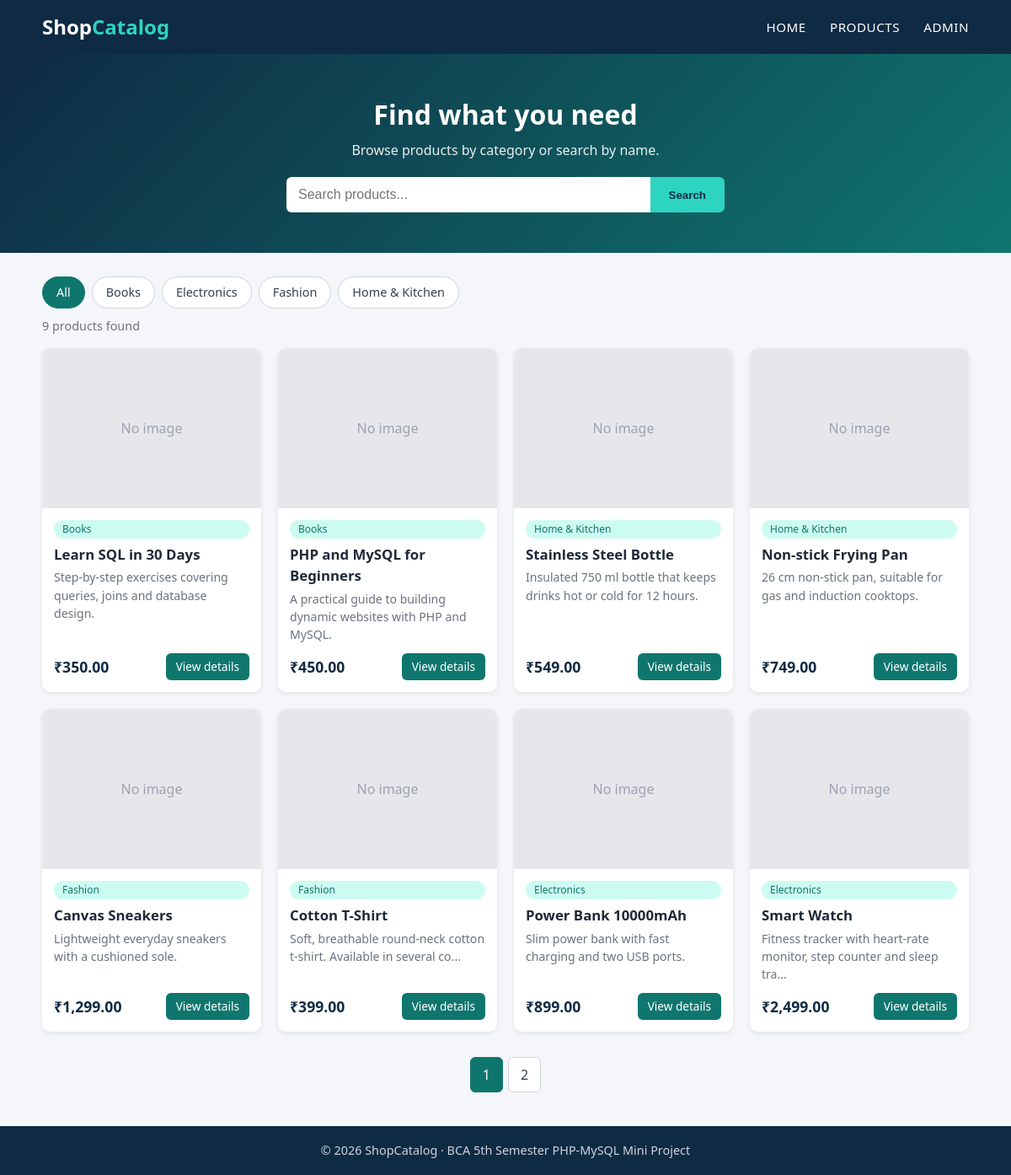
The page / on the database its author committed.
### tables this page shows
CREATE TABLE IF NOT EXISTS categories (
    id INT AUTO_INCREMENT PRIMARY KEY,
    name VARCHAR(100) NOT NULL UNIQUE,
    created_at TIMESTAMP NOT NULL DEFAULT CURRENT_TIMESTAMP
);

CREATE TABLE IF NOT EXISTS products (
    id INT AUTO_INCREMENT PRIMARY KEY,
    category_id INT NULL,
    name VARCHAR(150) NOT NULL,
    description TEXT NOT NULL,
    price DECIMAL(10,2) NOT NULL,
    image VARCHAR(255) NULL,
    created_at TIMESTAMP NOT NULL DEFAULT CURRENT_TIMESTAMP,
    FOREIGN KEY (category_id) REFERENCES categories(id) ON DELETE SET NULL
);

### includes/config.php (called while the page is built, shortened)
<?php
function e($text)
{
    return htmlspecialchars((string)$text, ENT_QUOTES, 'UTF-8');
}
function money($amount)
{
    return '₹' . number_format((float)$amount, 2);
}

### index.php (the view, shortened to what this page needs)
<?php
require 'includes/config.php';
$q      = trim($_GET['q'] ?? '');
$catId  = (int)($_GET['cat'] ?? 0);
$page   = max(1, (int)($_GET['page'] ?? 1));
$perPage = 8;
$categories = $pdo->query('SELECT id, name FROM categories ORDER BY name')->fetchAll();
$where  = [];
$params = [];
$whereSql = $where ? 'WHERE ' . implode(' AND ', $where) : '';
$countStmt = $pdo->prepare("SELECT COUNT(*) FROM products p $whereSql");
$countStmt->execute($params);
$total      = (int)$countStmt->fetchColumn();
$totalPages = max(1, (int)ceil($total / $perPage));
$page       = min($page, $totalPages);
$offset     = ($page - 1) * $perPage;
$sql = "SELECT p.id, p.name, p.description, p.price, p.image, c.name AS category
        FROM products p
        LEFT JOIN categories c ON c.id = p.category_id
        $whereSql
        ORDER BY p.created_at DESC, p.id DESC
        LIMIT $perPage OFFSET $offset";
$stmt = $pdo->prepare($sql);
$stmt->execute($params);
$products = $stmt->fetchAll();
function build_url($changes = [])
{
    $query = array_merge($_GET, $changes);
    foreach ($query as $k => $v) {
        if ($v === '' || $v === 0 || $v === null) {
            unset($query[$k]);
        }
    }
    return 'index.php' . ($query ? '?' . http_build_query($query) : '') . '#products';
}
include 'includes/header.php';
?>
<section class="hero">
    <div class="container">
        <h1>Find what you need</h1>
        <p>Browse products by category or search by name.</p>
        <form class="search-form" method="get" action="index.php#products">
            <input type="text" name="q" value="<?= e($q) ?>" placeholder="Search products..." aria-label="Search products">
            <button type="submit">Search</button>
        </form>
    </div>
</section>
<main class="container" id="products">
    <div class="category-bar">
        <a href="<?= e(build_url(['cat' => 0, 'page' => 1])) ?>" class="chip <?= $catId === 0 ? 'active' : '' ?>">All</a>
        <?php foreach ($categories as $c): ?>
            <a href="<?= e(build_url(['cat' => $c['id'], 'page' => 1])) ?>"
               class="chip <?= $catId === (int)$c['id'] ? 'active' : '' ?>"><?= e($c['name']) ?></a>
        <?php endforeach; ?>
    </div>
    <p class="result-info">
        <?= $total ?> product<?= $total === 1 ? '' : 's' ?> found
    </p>
    <?php if (!$products): ?>
        <div class="empty">No products match your search. <a href="index.php">Show all products</a></div>
    <?php else: ?>
        <div class="grid">
            <?php foreach ($products as $p): ?>
                <article class="card">
                    <a href="product.php?id=<?= (int)$p['id'] ?>" class="card-img">
                        <?php if ($p['image']): ?>
                            <img src="uploads/<?= e($p['image']) ?>" alt="<?= e($p['name']) ?>">
                        <?php else: ?>
                            <div class="no-image">No image</div>
                        <?php endif; ?>
                    </a>
                    <div class="card-body">
                        <span class="tag"><?= e($p['category'] ?? 'Uncategorised') ?></span>
                        <h3><?= e($p['name']) ?></h3>
                        <p class="short"><?= e(mb_strimwidth($p['description'], 0, 70, '...')) ?></p>
                        <div class="card-foot">
                            <span class="price"><?= money($p['price']) ?></span>
                            <a class="btn small" href="product.php?id=<?= (int)$p['id'] ?>">View details</a>
                        </div>
                    </div>
                </article>
            <?php endforeach; ?>
        </div>
        <?php if ($totalPages > 1): ?>
            <div class="pagination">
                <?php for ($i = 1; $i <= $totalPages; $i++): ?>
                    <a href="<?= e(build_url(['page' => $i])) ?>" class="<?= $i === $page ? 'active' : '' ?>"><?= $i ?></a>
                <?php endfor; ?>
            </div>
        <?php endif; ?>
    <?php endif; ?>
</main>
<?php include 'includes/footer.php'; ?>

### includes/includes/header.php (shortened to what this page needs)
<!DOCTYPE html>
<html lang="en">
<head>
    <link rel="stylesheet" href="css/style.css">
</head>
<body>
<header class="site-header">
    <div class="container header-inner">
        <a class="logo" href="index.php">Shop<span>Catalog</span></a>
        <nav class="main-nav">
            <a href="index.php">Home</a>
            <a href="index.php#products">Products</a>
            <a href="admin/login.php">Admin</a>
        </nav>
    </div>
</header>

### includes/footer.php
<footer class="site-footer">
    <div class="container">
        <p>&copy; <?= date('Y') ?> ShopCatalog &middot; BCA 5th Semester PHP-MySQL Mini Project</p>
    </div>
</footer>
</body>
</html>

### css/style.css (style rules this page uses)
* { margin: 0; padding: 0; box-sizing: border-box; }
body { font-family: "Segoe UI", Arial, sans-serif; background: #f4f6f9; color: #1f2937; line-height: 1.5; }
a { color: #0f766e; text-decoration: none; }
.container { width: 92%; max-width: 1100px; margin: 0 auto; }
.site-header { background: #0f2a43; color: #fff; position: sticky; top: 0; z-index: 10; }
.header-inner { display: flex; align-items: center; justify-content: space-between; height: 64px; }
.logo { color: #fff; font-size: 1.5rem; font-weight: 700; }
.logo span { color: #2dd4bf; }
.main-nav a { color: #fff; margin-left: 24px; font-size: .95rem; text-transform: uppercase; letter-spacing: .5px; }
.hero { background: linear-gradient(135deg, #0f2a43, #0f766e); color: #fff; padding: 48px 0; text-align: center; }
.hero h1 { font-size: 2rem; margin-bottom: 6px; }
.hero p { opacity: .9; margin-bottom: 20px; }
.search-form { display: flex; max-width: 520px; margin: 0 auto; }
.search-form input { flex: 1; padding: 12px 14px; border: none; border-radius: 6px 0 0 6px; font-size: 1rem; }
.search-form button { padding: 12px 22px; border: none; background: #2dd4bf; color: #0f2a43; font-weight: 700; border-radius: 0 6px 6px 0; cursor: pointer; }
.category-bar { display: flex; flex-wrap: wrap; gap: 8px; margin: 28px 0 10px; }
.chip { padding: 7px 16px; background: #fff; border: 1px solid #d1d5db; border-radius: 20px; color: #374151; font-size: .9rem; }
.chip.active { background: #0f766e; border-color: #0f766e; color: #fff; }
.result-info { color: #6b7280; margin-bottom: 16px; font-size: .9rem; }
.grid { display: grid; grid-template-columns: repeat(auto-fill, minmax(240px, 1fr)); gap: 20px; margin-bottom: 30px; }
.card { background: #fff; border-radius: 10px; overflow: hidden; box-shadow: 0 2px 6px rgba(0,0,0,.08); transition: transform .2s, box-shadow .2s; display: flex; flex-direction: column; }
.card-img img, .no-image { width: 100%; height: 190px; object-fit: cover; }
.no-image { background: #e5e7eb; color: #9ca3af; display: flex; align-items: center; justify-content: center; }
.card-body { padding: 14px; display: flex; flex-direction: column; flex: 1; }
.card-body h3 { font-size: 1.05rem; margin: 6px 0 4px; }
.short { color: #6b7280; font-size: .88rem; flex: 1; }
.card-foot { display: flex; align-items: center; justify-content: space-between; margin-top: 12px; }
.price { font-weight: 700; color: #0f2a43; font-size: 1.1rem; }
.tag { display: inline-block; background: #ccfbf1; color: #0f766e; font-size: .75rem; padding: 2px 10px; border-radius: 12px; }
.btn { display: inline-block; padding: 10px 20px; background: #0f766e; color: #fff; border: none; border-radius: 6px; cursor: pointer; font-size: .95rem; }
.btn.small { padding: 6px 12px; font-size: .85rem; }
.pagination { display: flex; justify-content: center; gap: 6px; margin: 10px 0 40px; }
.pagination a { padding: 8px 14px; background: #fff; border: 1px solid #d1d5db; border-radius: 6px; color: #374151; }
.pagination a.active { background: #0f766e; color: #fff; border-color: #0f766e; }
.site-footer { background: #0f2a43; color: #cbd5e1; text-align: center; padding: 18px 0; margin-top: 40px; font-size: .9rem; }

### rows shown on the page
categories: name "Books"
categories: name "Electronics"
categories: name "Fashion"
categories: name "Home & Kitchen"
products: shows "No image", category.name "Books", name "Learn SQL in 30 Days", description "Step-by-step exercises covering queries, joins and database design.", price "₹350.00"
products: shows "No image", category.name "Books", name "PHP and MySQL for Beginners", description "A practical guide to building dynamic websites with PHP and MySQL.", price "₹450.00"
products: shows "No image", category.name "Home & Kitchen", name "Stainless Steel Bottle", description "Insulated 750 ml bottle that keeps drinks hot or cold for 12 hours.", price "₹549.00"
products: shows "No image", category.name "Home & Kitchen", name "Non-stick Frying Pan", description "26 cm non-stick pan, suitable for gas and induction cooktops.", price "₹749.00"
products: shows "No image", category.name "Fashion", name "Canvas Sneakers", description "Lightweight everyday sneakers with a cushioned sole.", price "₹1,299.00"
products: shows "No image", category.name "Fashion", name "Cotton T-Shirt", description "Soft, breathable round-neck cotton t-shirt. Available in several co...", price "₹399.00"
products: shows "No image", category.name "Electronics", name "Power Bank 10000mAh", description "Slim power bank with fast charging and two USB ports.", price "₹899.00"
products: shows "No image", category.name "Electronics", name "Smart Watch", description "Fitness tracker with heart-rate monitor, step counter and sleep tra...", price "₹2,499.00"

### other values the page prints
$total "9"
